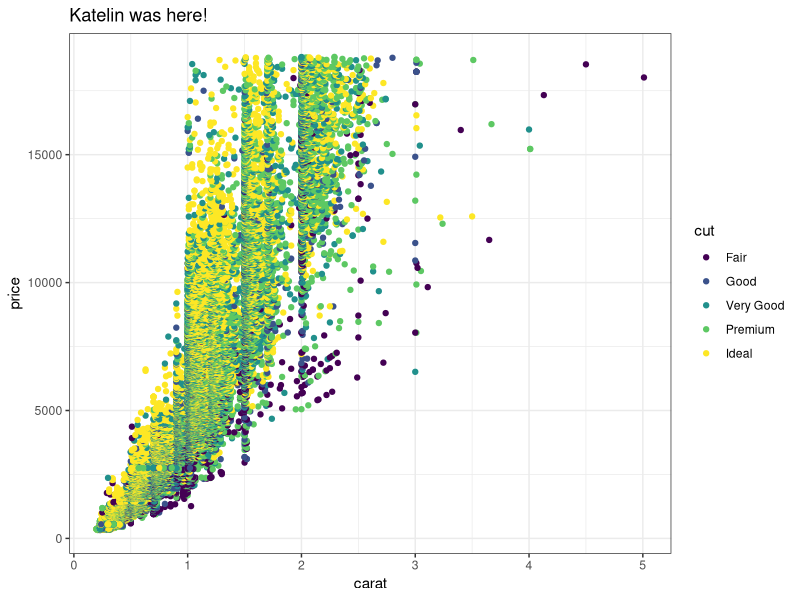
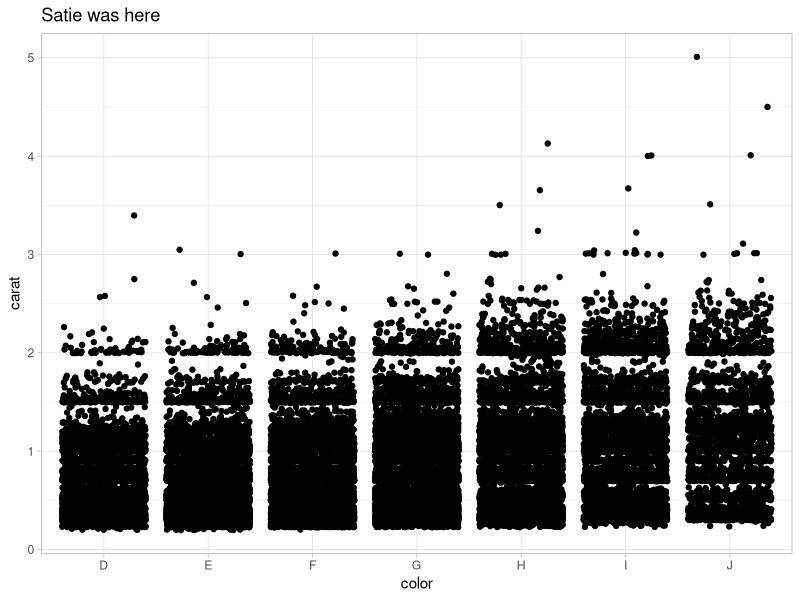
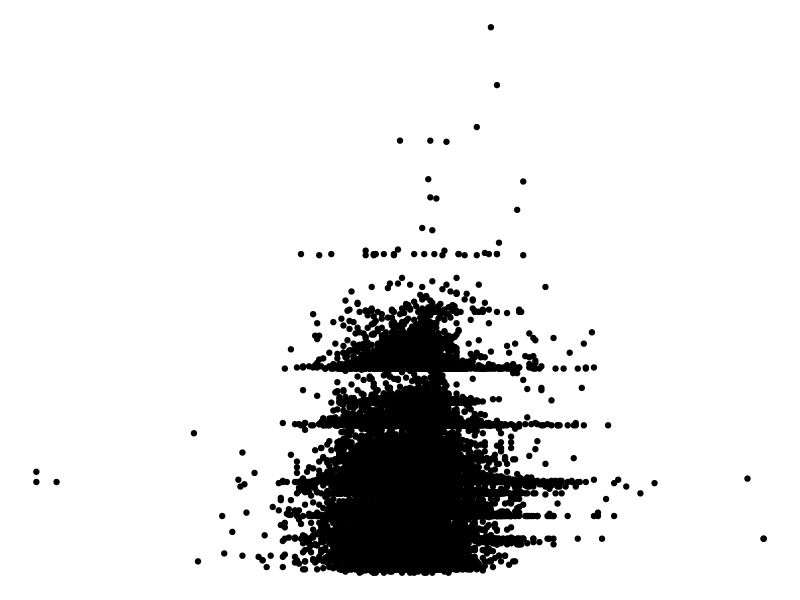

The R source for these figures, in order:
## ---- chunk 1
knitr::opts_chunk$set(echo = TRUE)
library(tidyverse)
## ---- chunk 2
# Partner 1: 
# Run the code below to see the original graph
# Change the code below to make the point color change based on 'cut', and update the theme to theme_bw(). Update the title to include your first name. 

ggplot(data = diamonds, aes(x = carat, y = price)) +
  geom_point(aes(color= cut)) +
  theme_bw() +
  labs(title = "Katelin was here!")
## ---- chunk 3
# Partner 2: 
# Run the code below to see the original graph
# Change the code below to make the geom a geom_jitter, and update the theme to theme_light. Update the title to include your first name. 

ggplot(data = diamonds, aes(x = color, y = carat)) +
  geom_jitter() +
  theme_light() +
  labs(title = "Satie was here")
# try one more time!
## ---- chunk 4
ggplot(data = diamonds, aes(x = depth, y = carat)) +
  geom_point() +
  theme_void()
## ---- chunk 5
